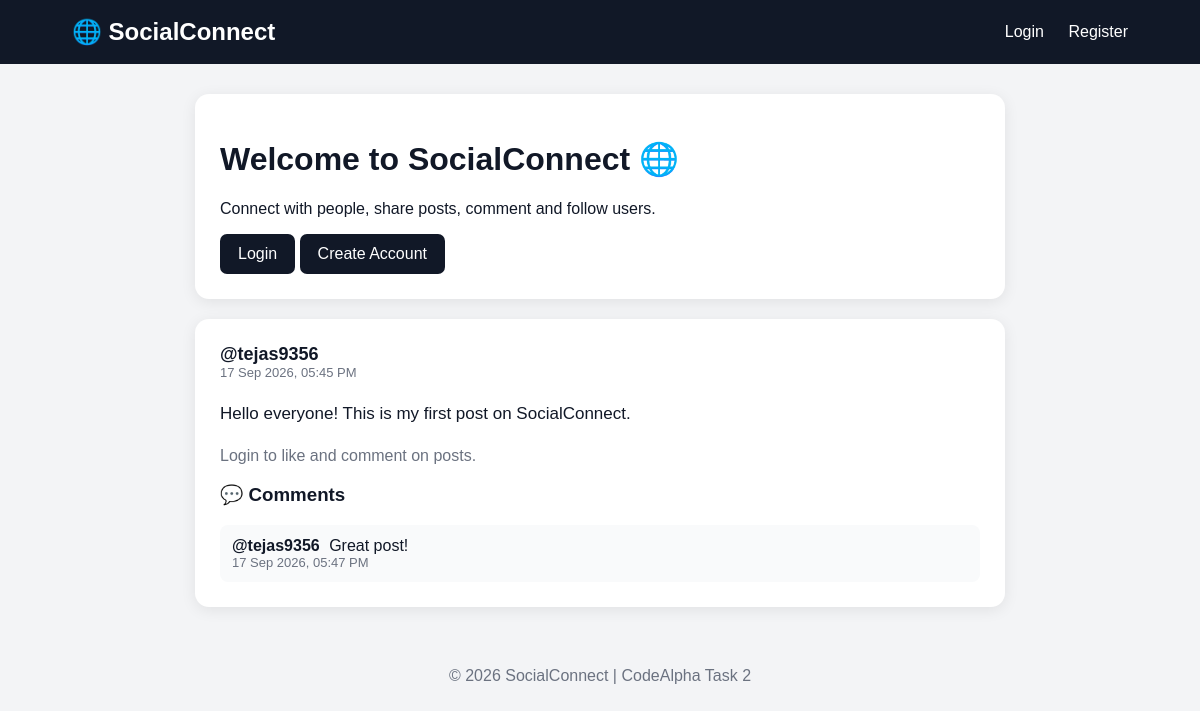
The page / on the database its author committed.
### social/models.py (models this page shows, shortened)
class Post(models.Model):
    user = models.ForeignKey(User, on_delete=models.CASCADE, related_name='posts')
    content = models.TextField()
    image = models.URLField(blank=True)
    created_at = models.DateTimeField(auto_now_add=True)

class Comment(models.Model):
    user = models.ForeignKey(User, on_delete=models.CASCADE, related_name='comments')
    post = models.ForeignKey(Post, on_delete=models.CASCADE, related_name='comments')
    content = models.TextField()
    created_at = models.DateTimeField(auto_now_add=True)

### social/views.py (the view)
# urls.py: path('', views.home, name='home'),
def home(request):
    posts = Post.objects.select_related('user').prefetch_related(
        'comments', 'likes'
    ).order_by('-created_at')
    return render(request, 'social/home.html', {
        'posts': posts
    })

### social/templates/social/home.html (shortened to what this page needs)
<!DOCTYPE html>
<html lang="en">
<head>
</head>
<body>
<header>
    <h2>🌐 SocialConnect</h2>
    <div>
        {% if user.is_authenticated %}
            <a href="{% url 'profile' user.username %}">Profile</a>
            <a href="{% url 'logout' %}">Logout</a>
        {% else %}
            <a href="{% url 'login' %}">Login</a>
            <a href="{% url 'register' %}">Register</a>
        {% endif %}
    </div>
</header>
<div class="container">
    {% if user.is_authenticated %}
        <div class="welcome">
            <h1>Welcome, {{ user.username }} 👋</h1>
            <p>Share your thoughts with the community.</p>
        </div>
        <div class="card">
            <h2>📝 Create a Post</h2>
            <form method="POST" action="{% url 'create_post' %}">
                {% csrf_token %}
                <textarea
                    name="content"
                    placeholder="What's on your mind?"
                    required
                ></textarea>
                <input
                    type="url"
                    name="image"
                    placeholder="Image URL (optional)"
                >
                <button type="submit">Publish Post</button>
            </form>
        </div>
    {% else %}
        <div class="card">
            <h1>Welcome to SocialConnect 🌐</h1>
            <p>Connect with people, share posts, comment and follow users.</p>
            <a href="{% url 'login' %}" class="btn">Login</a>
            <a href="{% url 'register' %}" class="btn">Create Account</a>
        </div>
    {% endif %}
    {% for post in posts %}
        <div class="card">
            <div class="post-header">
                <div>
                    <div class="username">
                        <a href="{% url 'profile' post.user.username %}">
                            @{{ post.user.username }}
                        </a>
                    </div>
                    <div class="date">
                        {{ post.created_at|date:"d M Y, h:i A" }}
                    </div>
                </div>
            </div>
            <div class="post-content">
                {{ post.content|linebreaksbr }}
            </div>
            {% if user.is_authenticated %}
                <div class="actions">
                    <a
                        href="{% url 'toggle_like' post.id %}"
                        class="btn"
                    >
                        ❤️ Like
                    </a>
                    <span>
                        {{ post.likes.count }} Like{{ post.likes.count|pluralize }}
                    </span>
                </div>
                <form method="POST" action="{% url 'add_comment' post.id %}">
                    {% csrf_token %}
                    <input
                        type="text"
                        name="content"
                        placeholder="Write a comment..."
                        required
                    >
                    <button type="submit">Comment</button>
                </form>
            {% else %}
                <p class="login-note">
                    Login to like and comment on posts.
                </p>
            {% endif %}
            {% if post.comments.all %}
                <h3>💬 Comments</h3>
                {% for comment in post.comments.all %}
                    <div class="comment">
                        <strong>
                            @{{ comment.user.username }}
                        </strong>
                        {{ comment.content }}
                        <div class="date">
                            {{ comment.created_at|date:"d M Y, h:i A" }}
                        </div>
                    </div>
                {% empty %}
                    <p>No comments yet.</p>
                {% endfor %}
            {% endif %}
        </div>
    {% empty %}
        <div class="card">
            <h2>No posts yet.</h2>
            <p>Be the first person to create a post!</p>
        </div>
    {% endfor %}
</div>
<footer>
    © 2026 SocialConnect | CodeAlpha Task 2
</footer>
</body>
</html>

### social/templates/social/home.html (style rules this page uses)
* { box-sizing: border-box; }
body { margin: 0; font-family: Arial, sans-serif; background: #f3f4f6; color: #111827; }
header { background: #111827; color: white; padding: 18px 6%; display: flex; justify-content: space-between; align-items: center; }
header h2 { margin: 0; }
header a { color: white; text-decoration: none; margin-left: 20px; }
.container { max-width: 850px; margin: 30px auto; padding: 0 20px; }
.card { background: white; padding: 25px; border-radius: 14px; margin-bottom: 20px; box-shadow: 0 3px 15px rgba(0,0,0,0.08); }
button, .btn { border: none; background: #111827; color: white; padding: 11px 18px; border-radius: 7px; cursor: pointer; text-decoration: none; display: inline-block; }
.post-header { display: flex; justify-content: space-between; align-items: center; }
.username { font-size: 18px; font-weight: bold; }
.username a { color: #111827; text-decoration: none; }
.date { color: #6b7280; font-size: 13px; }
.post-content { font-size: 17px; line-height: 1.6; margin: 20px 0; }
.comment { background: #f9fafb; padding: 12px; border-radius: 8px; margin-top: 8px; }
.comment strong { margin-right: 5px; }
.login-note { color: #6b7280; }
footer { text-align: center; padding: 30px; color: #6b7280; }

### rows shown on the page
Post: user.username "tejas9356", created_at "17 Sep 2026, 05:45 PM", content "Hello everyone! This is my first post on SocialConnect."
Comment: user.username "tejas9356", content "Great post!", created_at "17 Sep 2026, 05:47 PM"
